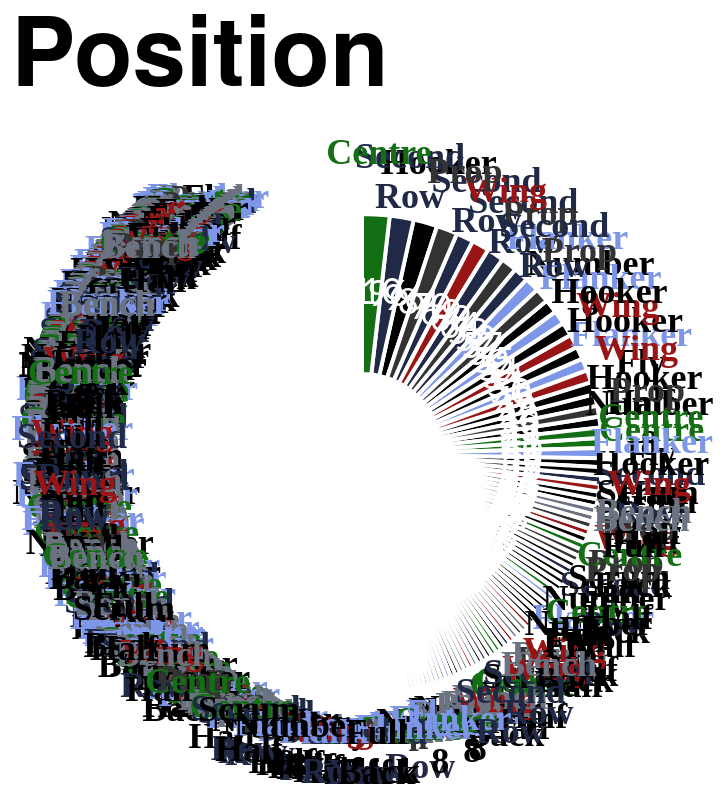

Specify this chart in Vega-Lite:
### Vega-Lite specification from a JSON file in a GitHub repository (floating-point values rounded to 4 significant figures; data arrays with more than 128 entries replaced by an {"elided": "..."} marker saying what was removed)
{"config": {"axis": {"labelFont": "PT Sans Narrow, Helvetica Neue, Helvetica, Arial, sans-serif", "titleFont": "PT Sans Narrow, Helvetica Neue, Helvetica, Arial, sans-serif", "labelFontSize": 13, "titleFontSize": 24, "gridColor": "#202947", "gridOpacity": 0.2, "zindex": 1}, "text": {"font": "Lato, sans-serif"}, "bar": {"cornerRadiusEnd": 5}, "header": {"labelFont": "PT Sans Narrow, Helvetica Neue, Helvetica, Arial, sans-serif", "titleFont": "PT Sans Narrow, Helvetica Neue, Helvetica, Arial, sans-serif", "labelFontSize": 24, "titleFontSize": 28, "labelFontWeight": "bold", "orient": "left"}, "legend": {"labelFont": "PT Sans Narrow, Helvetica Neue, Helvetica, Arial, sans-serif", "titleFont": "PT Sans Narrow, Helvetica Neue, Helvetica, Arial, sans-serif", "labelFontSize": 14, "titleFontSize": 16, "titlePadding": 5, "fillColor": "white", "strokeColor": "black", "padding": 10, "titleFontWeight": "lighter", "titleFontStyle": "italic", "titleColor": "gray", "offset": 10}, "title": {"font": "PT Sans Narrow, Helvetica Neue, Helvetica, Arial, sans-serif", "fontSize": 48, "fontWeight": "bold", "anchor": "start", "align": "center", "titlePadding": 20, "subtitlePadding": 10, "subtitleFontSize": 13, "subtitleColor": "", "subtitleFontStyle": "italic", "offset": 15, "color": "black"}, "axisX": {"labelAngle": 0}, "facet": {"title": null, "header": null, "align": {"row": "each", "column": "each"}, "spacing": 10}, "resolve": {"scale": {"y": "independent", "facet": "independent"}}, "background": "transparent", "scale": {"offsetBandPaddingOuter": 0.2, "offsetBandPaddingInner": 0.1}, "view": {"stroke": null, "background": "transparent"}}, "layer": [{"mark": {"type": "arc", "innerRadius": 40, "outerRadius": 120, "stroke": "#ffffff", "strokeWidth": 2}, "encoding": {"color": {"field": "position", "legend": null, "scale": {"domain": ["Second Row", "Flanker", "Centre", "Wing", "Prop", "Hooker", "Number 8", "Full Back", "Fly Half", "Scrum Half", "Bench"], "range": ["#202946", "#7d96e8", "#146f14", "#991515", "#333333", "#000000", "#000000", "#000000", "#000000", "#000000", "#6b7280"]}, "sort": {"field": "sort_order", "op": "min", "order": "ascending"}, "type": "nominal"}, "order": {"field": "appearances", "sort": "ascending", "type": "quantitative"}, "theta": {"field": "appearances", "sort": "descending", "stack": true, "title": "Appearances", "type": "quantitative"}, "tooltip": [{"field": "player", "title": "Player", "type": "nominal"}, {"field": "position", "title": "Position", "type": "nominal"}, {"field": "appearances", "title": "Appearances", "type": "quantitative"}]}}, {"mark": {"type": "text", "dy": -5, "font": "PT Sans Narrow", "fontSize": 18, "fontWeight": "bold", "radius": 145}, "encoding": {"color": {"field": "position", "legend": null, "scale": {"domain": ["Second Row", "Flanker", "Centre", "Wing", "Prop", "Hooker", "Number 8", "Full Back", "Fly Half", "Scrum Half", "Bench"], "range": ["#202946", "#7d96e8", "#146f14", "#991515", "#333333", "#000000", "#000000", "#000000", "#000000", "#000000", "#6b7280"]}, "type": "nominal"}, "opacity": {"condition": {"test": "datum.appearances > 2", "value": 1}, "value": 0}, "order": {"field": "appearances", "sort": "ascending", "type": "quantitative"}, "text": {"field": "position_label", "type": "nominal"}, "theta": {"field": "appearances", "sort": "descending", "stack": true, "title": "Appearances", "type": "quantitative"}}, "transform": [{"calculate": "split(datum.position, ' ')", "as": "position_label"}]}, {"mark": {"type": "text", "color": "white", "fontSize": 18, "radius": 80}, "encoding": {"order": {"field": "appearances", "sort": "ascending", "type": "quantitative"}, "text": {"field": "appearances", "type": "nominal"}, "theta": {"field": "appearances", "sort": "descending", "stack": true, "title": "Appearances", "type": "quantitative"}}}], "data": {"name": "data-562cab80743138192c7000b2b8447ab0"}, "height": 300, "resolve": {"scale": {"color": "shared"}}, "title": "Position", "width": 300, "$schema": "https://vega.github.io/schema/vega-lite/v5.20.1.json", "datasets": {"data-562cab80743138192c7000b2b8447ab0": {"elided": "874 records"}}}
